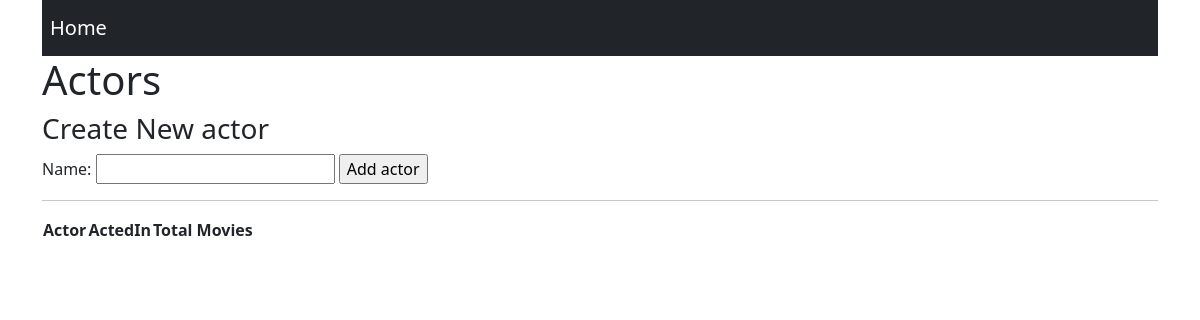
Before: /actors with the older database file.
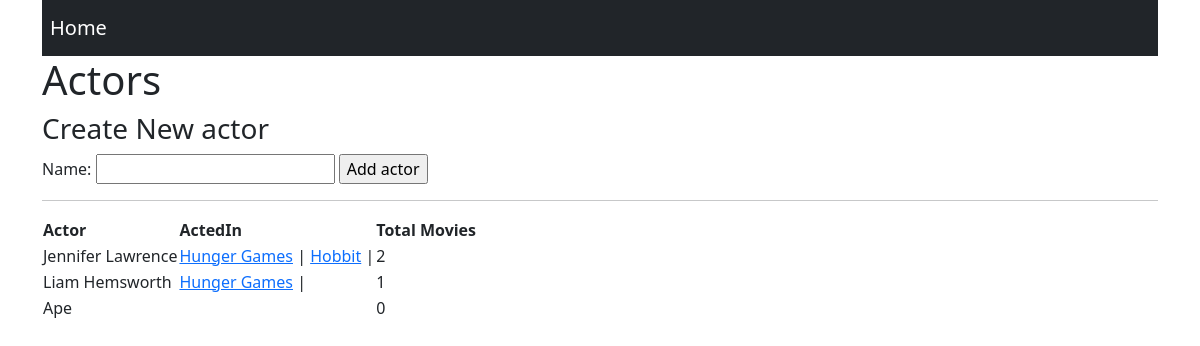
After: the same page with the newer database file.
### movie_app/models.py (models this page shows)
class Actor(models.Model):
    name=models.CharField(max_length=255)
    movies=models.ManyToManyField(Movie,related_name="actors")
    created_at = models.DateField(auto_now_add=True)
    updated_at = models.DateField(auto_now=True)

class Movie(models.Model):
    title = models.CharField(max_length=250)
    description=models.CharField(max_length=255)
    director =models.ForeignKey(Director,related_name="movies", on_delete=models.CASCADE)
    created_at = models.DateField(auto_now_add=True)
    updated_at = models.DateField(auto_now=True)
    objects=MovieManager()

### movie_app/views.py (the view)
# urls.py: path('actors',views.actors),
def actors(request):
    context = {
            'actors': Actor.objects.all()
    }
    return render(request, 'actors.html', context)

### movie_app/templates/actors.html (shortened to what this page needs)
<!DOCTYPE html>
<html lang="en">
  <head>
    {% load static %}
    <link rel="stylesheet" href="{% static 'style.css' %}" />
    <link
      href="https://cdn.jsdelivr.net/npm/bootstrap@5.0.0-beta3/dist/css/bootstrap.min.css"
      rel="stylesheet"
    />
  </head>
  <body>
    <div class="container">
      <nav class="navbar navbar-dark bg-dark p-2">
        <a class="navbar-brand" href="/">Home</a>
      </nav>
      <h1>Actors</h1>
      <h3>Create New actor</h3>
      <form action="actors/create" method="POST">
        {% csrf_token %} Name: <input type="text" name="name" />
        <input type="submit" value="Add actor" />
      </form>
      <hr />
      <table>
        <tr>
          <th>Actor</th>
          <th>ActedIn</th>
          <th>Total Movies</th>
        </tr>
        {% for actor in actors %}
        <tr>
          <td>{{ actor.name }}</td>
          <td>
            {% for movie in actor.movies.all %}
            <a href="">{{movie.title}}</a> |
            {%endfor%}
          </td>
          <td>
            {{ actor.movies.count }}
          </td>
        </tr>
        {% endfor %}
      </table>
    </div>
  </body>
</html>

Changed rows visible on the page:
added Actor: name "Jennifer Lawrence", movies.count "2"
added Movie: title "Hunger Games"
added Movie: title "Hobbit", shown under "Jennifer Lawrence"
added Actor: name "Liam Hemsworth", movies.count "1"
added Actor: name "Ape", movies.count "0"
